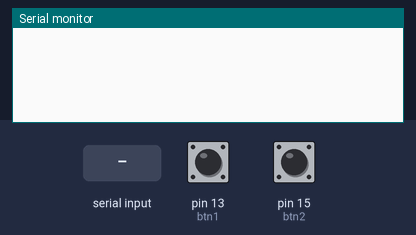
The sketch below on a simulated Arduino Uno, built with avr-gcc and run on an emulated ATmega328P. Parts: the last lines printed to the serial monitor. Inputs (shaded band) come from the test bench; at power-on: pin 13 (btn1) LOW, pin 15 (btn2) LOW.

Above: at 3.2 s.
3.3 s: "1\n" received over Serial
At 3.8 s:
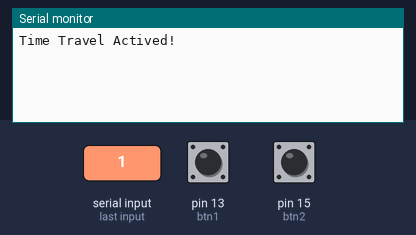
6.3 s: "2\n" received over Serial
At 7.3 s:
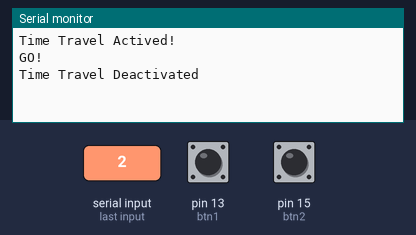

Measured:
- after the input at 3.3 s, the serial monitor: prints a new line at once (image 1)
- after the input at 6.3 s, the serial monitor: prints a new line at once (image 2)

The sketch:

TimeMachine_123LED.ino
```cpp
#include <FastLED.h>

#define btn1 13   //D0
#define btn2 15    //D1


//LED Values
#define NUM_LEDS 120
#define DATA_PIN 14    //D5
#define CLOCK_PIN 12   //D6
CRGB leds[NUM_LEDS];

//WaitingEffect Values
int ledLeftOn = -1;
int ledLeftOff = 0;
int ledRightOn = 121;
int ledRightOff = 120;
int ledWaveWidth = 7;
float roundTime = 15;

//Timetravel values
bool timeTravelActivated = false;
String ledTravelDirection = "up";
float timeTravelStartTime = 0;

CRGB waveColor = CRGB(225, 100, 0);
CRGB waveColorBack = CRGB(0, 0, 0);

float lastHitTime = 0;

//ConfimConnected values
int fadeSpeed = 5;
int fadeValue = 0;
int fadeIncreasing = true;
int confirmEffectProgressionCounter = 0;
bool confirmEffectComplete = false;
float lastTimeSinceHit = 0;

int btn1Value;
int btn2Value;

void setup() {
  pinMode(btn1, INPUT);
  pinMode(btn2, INPUT);
  Serial.begin(74880);

  delay(2000);
  LEDS.addLeds<APA102, DATA_PIN, CLOCK_PIN, BGR>(leds, NUM_LEDS);

}

void loop() {

  if (Serial.available() > 0) {
    int temp = Serial.parseInt();

    if (temp == 1) {
      Serial.println("Time Travel Actived!");
      delay(2500);
      StartTimeTravel();
      Serial.println("GO!");
    } else if (temp == 2) {
      Serial.println("Time Travel Deactivated");
      timeTravelActivated = false;
    }
  }


  ReadBtns();
  LightControl();

}
void StartTimeTravel() {
  timeTravelStartTime = millis();
  timeTravelActivated = true;
}

void Lights_Go() {

  float timeProgression = millis() - timeTravelStartTime;

  roundTime = map(timeProgression, 0, 10000, 15, 0);

  if (timeProgression > 10000 && timeProgression < 12000) {
    float newFadeValue = map(timeProgression, 10000, 12000, 255, 0);

    for (int i = 0; i < NUM_LEDS; i++) {
      leds[i] = CRGB(0, newFadeValue, 0);
    }
    return;
  }

  if (timeProgression > 12000 && timeProgression < 13000) {
    float newFadeValue = map(timeProgression, 12000, 13000, 0, 80);

    for (int i = 0; i < NUM_LEDS; i++) {
      leds[i] = CRGB(0, 0, newFadeValue);
    }
    return;
  }

  if(timeProgression > 14000){
    roundTime = 15;
    timeTravelActivated = false;
    return;
  }

  if (millis() - lastHitTime > roundTime) {
    lastHitTime = millis();

    if (ledLeftOn + 1 == 61) {
      ledTravelDirection = "down";

      ledLeftOn = 60 - ledWaveWidth + 1;
      ledRightOn = 60 + ledWaveWidth - 1;
    }
    if (ledLeftOn - 1 == -1) {
      ledTravelDirection = "up";

      ledLeftOn = ledWaveWidth - 1;
      ledRightOn = 120 - ledWaveWidth + 1;
    }

    if (ledTravelDirection == "up") {
      ledLeftOn++;
      ledLeftOff = ledLeftOn - ledWaveWidth;

      ledRightOn--;
      ledRightOff = ledRightOn + ledWaveWidth;

      if (ledRightOff > 119) {
        ledRightOff = 119;
      }
    }

    if (ledTravelDirection == "down") {
      ledLeftOn--;
      ledLeftOff = ledLeftOn + ledWaveWidth;

      ledRightOn++;

      //Stupid code that is stupid

      if (ledRightOn > 119) {
        ledRightOn = 119;
      }

      ledRightOff = ledRightOn - ledWaveWidth;
    }


    leds[ledLeftOn] = waveColor;
    leds[ledLeftOff] = waveColorBack;


    if (ledRightOn > 119 || ledRightOff > 119) {
      Serial.println("Wtf error");
    }

    leds[ledRightOn] = waveColor;
    leds[ledRightOff] = waveColorBack;
  }
}

void ReadBtns() {
  btn1Value = digitalRead(btn1);
  btn2Value = digitalRead(btn2);
}

void LightControl() {
  ConfimConnected();

  if (timeTravelActivated) {
    Lights_Go();
  } else {
    Lights_Wait();
  }
  //Lights_Wait();
  FastLED.show();
}

void ConfimConnected() {

  if (millis() - lastTimeSinceHit > fadeSpeed) {
    lastTimeSinceHit = millis();

    if (btn1Value == 1) {

      //Return if effect is complete
      if (confirmEffectComplete) {
        return;
      }

      //Either increase or decrease the fade value
      if (fadeIncreasing) {
        fadeValue += 5;
      } else {
        fadeValue -= 5;
      }

      //Enforcing lower boundary
      if (fadeValue < 20) {
        fadeValue = 20;
        fadeIncreasing = true;
        fadeSpeed = 5;
      }

      //Enforcing upper boundary
      if (fadeValue > 255) {
        fadeValue = 255;
        fadeIncreasing = false;
        fadeSpeed = 20;
      }

      //Stop the effect when the correct parameters have been met
      if (!fadeIncreasing && fadeValue < 80) {
        confirmEffectComplete = true;
      }

      for (int i = 0; i < NUM_LEDS; i++) {
        leds[i] = CRGB(0, 0, fadeValue);
        waveColorBack = CRGB(0, 0, fadeValue);
      }

      //FastLED.show();

    } else {
      confirmEffectComplete = false;
      fadeValue -= 5;

      if (fadeValue < 0) {
        fadeValue = 0;
      }

      if (fadeIncreasing) {
        return;
      }

      for (int i = 0; i < NUM_LEDS; i++) {
        leds[i] = CRGB(0, 0, fadeValue);
        waveColorBack = CRGB(0, 0, fadeValue);
      }

      if (fadeValue == 0) {
        fadeIncreasing = true;
      }
    }
  }
}

void Lights_Wait() {
  if (btn2Value == 1) {
    waveColor = CRGB(225, 100, 0);
  }
  else {
    waveColor = waveColorBack;
  }

  if (millis() - lastHitTime > roundTime) {
    lastHitTime = millis();

    //Determine which led to turn on
    ledLeftOn++;
    ledRightOn--;

    if (ledLeftOn > 60) {
      ledLeftOn = 0;
    }
    if (ledRightOn < 60) {
      ledRightOn = 120;
    }

    leds[ledLeftOn] = waveColor;
    leds[ledRightOn] = waveColor;

    //Determine which led to turn off
    int controlIntLeft = ledLeftOn - ledWaveWidth;
    int controlIntRight = ledRightOn + ledWaveWidth;

    //Left
    if (controlIntLeft >= 0 && controlIntLeft <= NUM_LEDS) {
      ledLeftOff = controlIntLeft;
      leds[ledLeftOff] = waveColorBack;
    }
    if (controlIntLeft < 0) {
      ledLeftOff = NUM_LEDS + controlIntLeft;
      leds[ledLeftOff] = waveColorBack;
    }

    //Right
    if (controlIntRight >= 60 && controlIntRight <= 120) {
      ledRightOff = controlIntRight;
      leds[ledRightOff] = waveColorBack;
    }
    if (controlIntRight > 120) {
      ledRightOff = 60 + (controlIntRight - 120);
      leds[ledRightOff] = waveColorBack;
    }

  }
}
```
